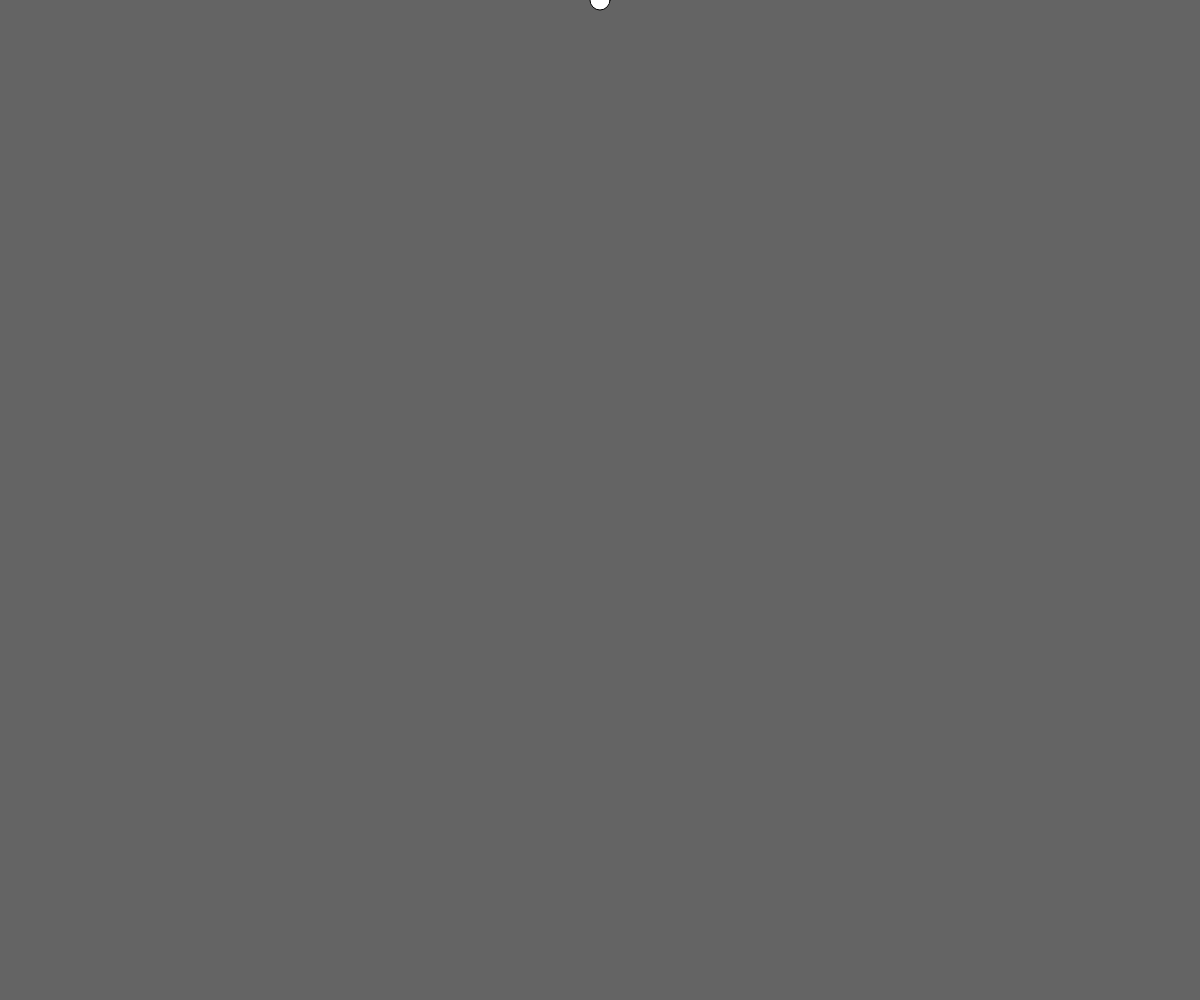
Frame 1 (no input)
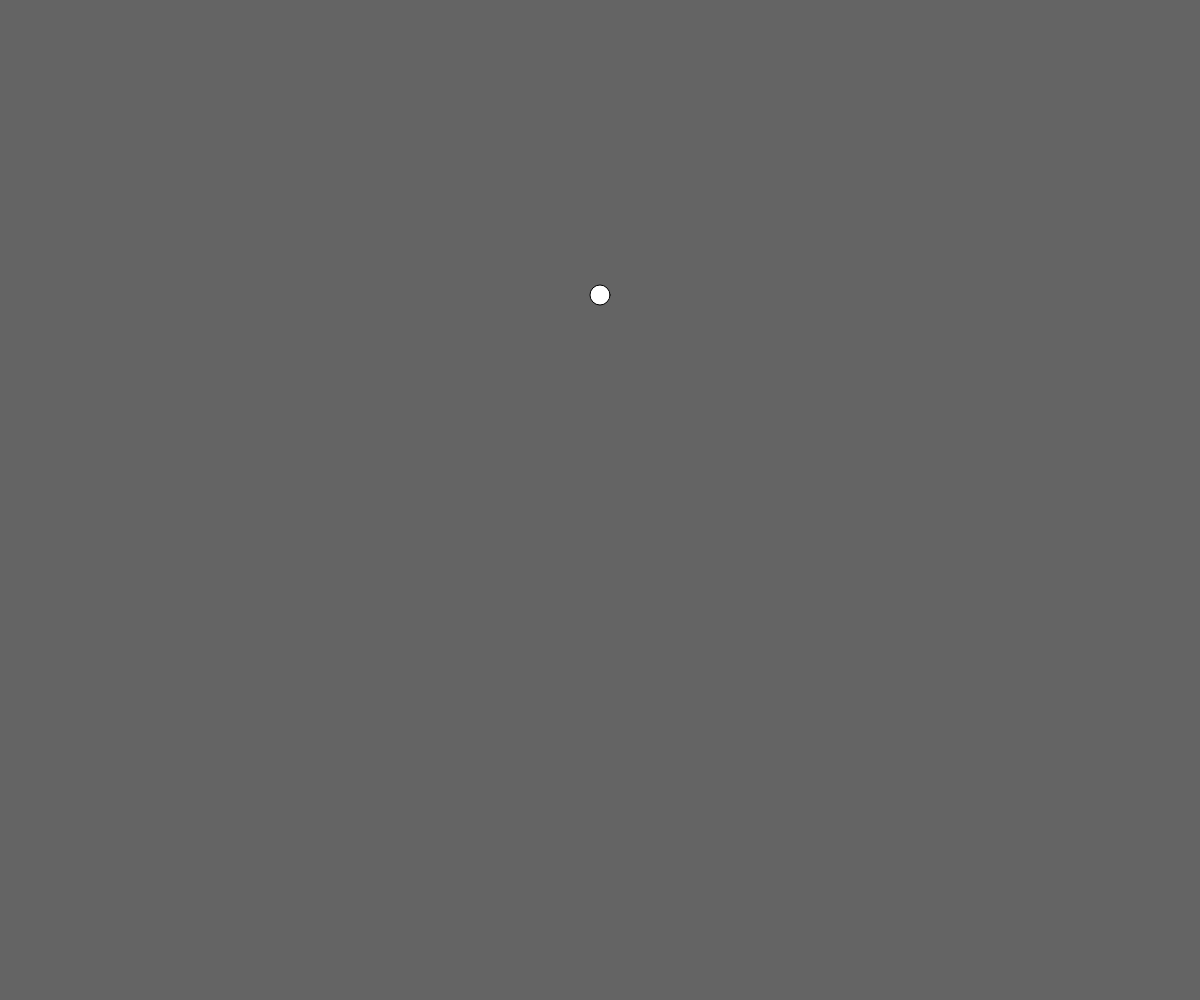
Frame 60 (no input)
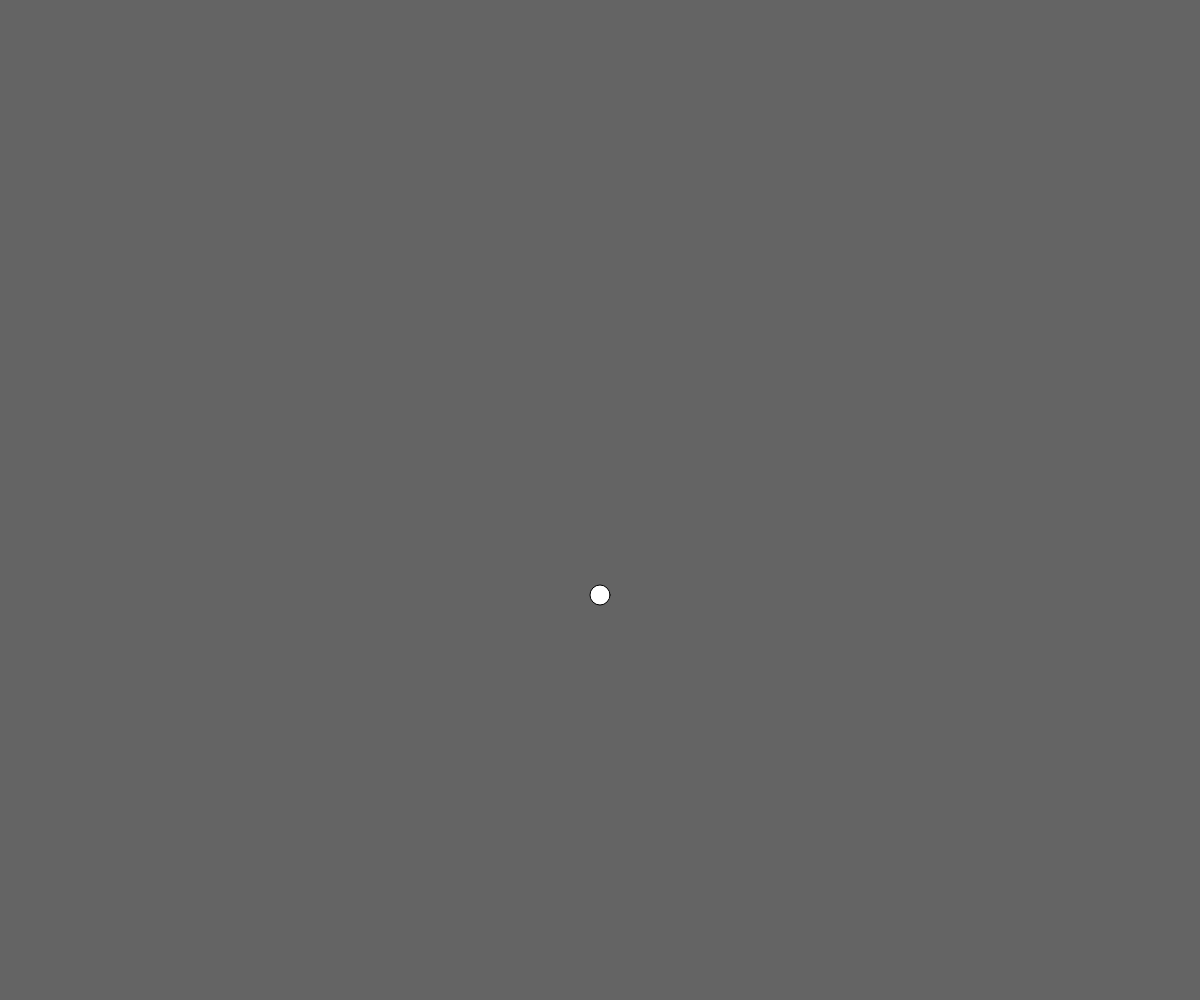
Frame 120 (the mouse pressed at the canvas centre since frame 60)

The p5.js sketch that drew these frames (run headless with seeded random() and noise() and a simulated clock; from frame 60 on, the mouse is pressed at the canvas centre):

// p5.js sketch
// ── sketch.js
var y = 0;
var vx = 0;
var vy = 5;

function setup() {
  createCanvas(windowWidth, windowHeight); 
  background(100);  
} 

function draw() {
	background(100);
	ellipse(windowWidth/2, y, 20, 20);
	y += vy;

	if(y > windowHeight - 20) {
    console.log('STOP');
    vy = -5; 
  } 

  if(y < 20) {
    console.log('START');
    vy = 5; 
  } 

}
